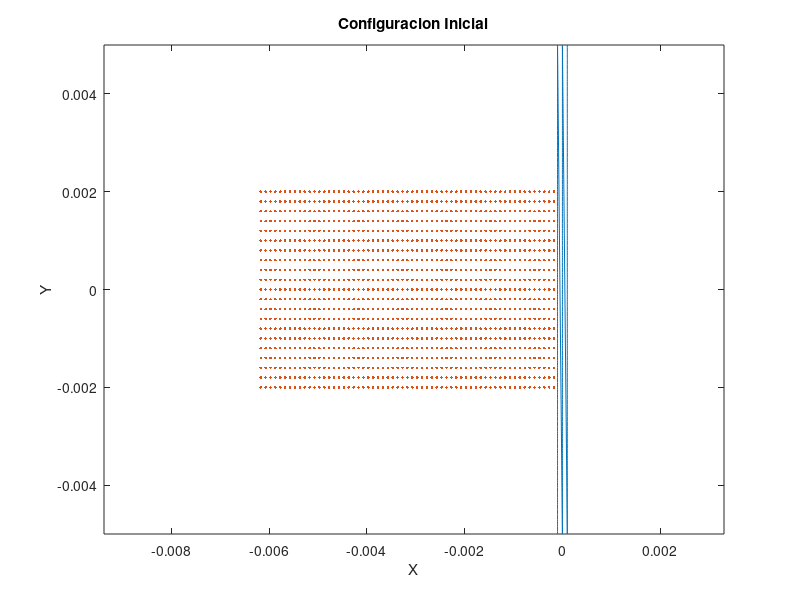

The MATLAB script that drew this image: (Note: this script raises an error after producing the figure.)
%% Bullet_Impact
%
% Simulacion de impacto
%
% Version 1
%
% Marzo 18 - 2015
%
% Author: *J. Camilo Alfonso R.*
%
% Codigo basado en rutinas de Ing. *Daniel Luna*
%
% Profesor Asesor: *Andres Gonzalez Mancera*
%
% _*Problema Especial IMEC*_
%
% Simulacion de impacto entre proyectil ductil y objetivo fragil
%
% Disponible en repositorio publico <https://github.com/JC-AlfonsoR/SPH.git SPH>
%
% _Se omiten tildes para evitar problemas de compatibilidad en ecoding_
clear all; clc; close all;
%% Definir Geometria del Objetivo
% Todas las unidades son dadas en el sistema internacional de unidades
%
% Se define las posiciones de las particulas que conforman el objetivo
%
% Geometria del objetivo
T_dy = 0.5e-4; %    Separacion entre particulas
T_dx = T_dy*1;   %     
k = 7.0;   %    Constante para expandir radio de soporte
h = k*T_dx;  %    Radio de soporte

T_width = 0.0001;               % Ancho del objetivo
T_height = 0.005;              % Alto del objetivo
T_x = linspace(-T_width,T_width,3);
T_y = -T_height : T_dy : T_height;
[X,Y] = meshgrid(T_x, T_y);     % Matriz con la malla de las posiciones x,y para las particulas
Target = [X(:),Y(:)];           %   | x_1 , y_1 |   En esta matriz organiza    
                                %   | .   , .   |   todas las posiciones de las
                                %   | x_n , y_n |   particulas.
                                %   [T_np x 2]

T_np = size(Target,1);          % Numero de particulas en el objetivo

%% Asignacion de defectos puntuales en Objetivo
% Constantes para asginacion de fallas en basalto
m = 3;
k = 7;
T_V = T_dx*T_dy*1;    % Volumen infinitesimal

Nflaws = T_np*log(T_np);        % Numero de defectos puntuales a asignar
Nflaws = round(Nflaws);         
assign_flaws = randi(T_np,Nflaws,1,'uint32'); % [Nflaws x 1]
                                %  Nflaws numeros aleatorios entre 1 y T_np
[Flaws{1:T_np,1}] = deal([]);   %  Flaws [cell array] {T_np x 1}
                                %  Cell array con ''T_np matrices vacias
                                %  Cell de pre-alocacion para fallas
                                
for i = 1:Nflaws
    Flaws{assign_flaws(i),1}(size(Flaws{assign_flaws(i),1})+1) = ...
        (i/(k*T_V))^(1/m);
end
%%
% *assign_flaws*   [Nflaws x 1]    vector que contiene _Nflaws_ posiciones de
% las fallas a generar. Las posiciones estan dadas como numeros enteros en
% relacion al numero de cada particula.
% 
% *Flaws*       cell{T_np x 1}    Contiene _T_np_ matrices vacias que
% identifican las fallas para cada particula. *Flaws* se va llenando 
% de forma aleatoria con las posiciones que indica _assing_flaws_. La
% primera vez que se pasa por una amtriz de Flaws, le asigna el numero
% (i/(k*V))^(1/m) formando una matriz 1x1. La segunda vez que se pasa por
% la misma matriz, aumenta la dimension de la matriz en una sola direccion
% para asignar otro numero. Asi, si semi-aleatoriamente, el numero _k_
% aparecio _n_ veces de _assign_flaws_, la celda _Flaws_ en su posicion _k_
% debe contener una matriz nx1 con numeros asignados. Los numeros asignados
% corresponden a las deformaciones de activacion para los defectos
% puntuales de cada particula

%% Constantes del Material Objetivo
% Todas las unidades estan en el sistema internacional de unidades
T_rho = 7850;               %Densidad volumetrica del objetivo
T_m0 = T_dx*T_dy*T_rho;     %Masa de una particula

%Parametros de Huggoniot
T_ss = 4699;
T_C = 3630;
T_S = 1800;

%Parametros de XSPH
T_gamma = 1.81;
T_alpha = 0.5;
T_beta = 0.5;
T_eta = 0.01;
T_eps = 0.5;

%Parametros de Elasticidad
T_G = 8e10;         % Modulo de cortante
T_Y0 = 6e20;         % Esfuerzo de fluencia % Cambio de e8 a e20
T_E = T_ss^2*T_rho;   % Modulo de Young

%% Definir Geometria del Proyectil
% Se definen las posiciones de las particulas que conforman el proyectil.
%
% Se asume que el proyectil se mueve en la direccion horizontal.
%
% Proyectil rectangular
%
s_x = h/5;             % Separacion en x entre proyectil y objetivo
B_width = 0.003;    % Ancho del proyectil
B_height = 0.002;  % Alto del proyectil
B_x0 = min(Target(:,1))-B_width-s_x;
B_y0 = mean(Target(:,2)); % Posiciones de referencia para el objetivo
B_dx = 1e-4;            % Separacion entre particulas del proyectil
B_dy = 2e-4;

B_x = [-B_width : B_dx : B_width] + B_x0;
B_y = [-B_height : B_dy : B_height] + B_y0;
[X,Y] = meshgrid(B_x,B_y);  % Matrices con la malla para las posiciones 
                            % de la particulas en el proyectil
Bullet = [X(:),Y(:)];       % Posicion de las particulas en el pryectil
B_np = size(Bullet,1);      % Numero de particulas en el proyectil
%}
%%
% Proyectil redondo
%{
s_x = h/5;         % separacion en x entre proyectil y objetivo
B_dr = 1e-4;        % Variacion en el radio del proyectil
B_rmax = 0.002;  % Radio maximo del proyectil
B_r = B_dr:B_dr:B_rmax; % Valores del radio en el proyectil
n_theta = 18*2;         % Numero de puntos a considerar en el angulo
B_theta = linspace(0,2*pi,n_theta); % Valores del angulo
B_cx = min(Target(:,1)) - B_rmax - s_x; % Centro del proyectil
B_cy = mean(Target(:,2));
B_np = length(B_r)*length(B_theta); %Numero de particulas en el proyectil
Bullet = zeros(B_np,2); % Posiciones x,y de las particulas en el proyectil
for i = 1:length(B_r)
    for j = 1:length(B_theta)
        Bullet((i-1)*n_theta+j,:) = [B_r(i)*cos(B_theta(j))+B_cx,...
            B_r(i)*sin(B_theta(j))+B_cy];
    end
end
%}
%
%% Constantes del Material Proyectil
% Por el momento estas magnitudes corresponden a las mismas del objetivo
%
% **Consultar Propiedades para algun metal y reemplazaralas**
B_rho = 7850;               %Densidad volumetrica del objetivo
%B_m0 = pi*B_dr^2*B_rho;     %Masa de una particula -Cilindrico
B_m0 = B_dx*B_dy*B_rho;
%B_V = pi*B_dr^2*1; % Circular
B_V = B_dx*B_dy;
%Parametros de Huggoniot
B_ss = 4699;
B_C = 3630;
B_S = 1800;

%Parametros de XSPH
B_gamma = 1.81;
B_alpha = 0.5;
B_beta = 0.5;
B_eta = 0.01;
B_eps = 0.5;

%Parametros de Elasticidad
B_G = 8e10;             % Modulo de cortante
B_Y0 = 6e8;             % Esfuerzo de fluencia
B_E = T_ss^2*T_rho;     % Modulo de Young


%% Alocacion de Matrices Requeridas para calculos
N_part = T_np + B_np; % Numero total de particulas

Particles = [Target;Bullet];    % Posiciones de particulas
V1 = zeros(N_part,1);   % Velocidad en la direccion 1
V2 = zeros(N_part,1);   
dV1 = zeros(N_part,1);  % Derivada total de V1
dV2 = zeros(N_part,1);  
    dv1dx1 = zeros(N_part,1); 
    dv1dx2 = zeros(N_part,1);   % Derivada de V1 en direccion 2
    dv2dx1 = zeros(N_part,1);
    dv2dx2 = zeros(N_part,1);
P = zeros(N_part,1);    % Presion Hidrostatica

Tau11 = zeros(N_part,1);
Tau12 = zeros(N_part,1);    % Esfuerzos en cara 1 con direccion 2
Tau21 = zeros(N_part,1);
Tau22 = zeros(N_part,1);
    dTau11 = zeros(N_part,1);
    dTau12 = zeros(N_part,1); % Derivada de esfuerzos en cara 1 con dir 2
    dTau21 = zeros(N_part,1);
    dTau22 = zeros(N_part,1);
    
eps11 = zeros(N_part,1);
eps12 = zeros(N_part,1);    % Deformacion unitaria en cara 1 con dir 2
eps21 = zeros(N_part,1);
eps22 = zeros(N_part,1);

E_int = zeros(N_part,1);        % Energia Interna
    dE_int = zeros(N_part,1);   % Derivada de Energia Interna

%% Asignacion Selectiva de Propiedades
% Hay que revisar esta matrices porque las propiedades deben inicializarse
% de acuerdo al _tipo de las particulas_, es decir que se deben asignar
% propiedades diferentes a las particulas del *objetivo* y a las particulas
% del *proyectil*
M = zeros(N_part,1);        % Masa de las particulas
M(1:T_np) = ones(T_np,1)*T_V*T_rho; % Particulas del objetivo
M(T_np+1:end) = ones(B_np,1)*B_V*B_rho; % Particulas del proyectil

cs = zeros(N_part,1);       % Velocidad del sonido
cs(1:T_np) = ones(T_np,1)*T_ss;
cs(T_np+1:end) = ones(B_np,1)*B_ss;

Rho = zeros(N_part,1);      % Densidad
Rho(1:T_np) = ones(T_np,1)*T_rho; 
Rho(T_np+1:end) = ones(B_np,1)*B_rho; 
    
    dRho = zeros(N_part,1); % Derivada de la densidad
    
D = zeros(N_part,1);        % Damage

%% Asignacion de condiciones iniciales
V_1 = 30;
%rr = randint(50,1,[1,T_np]);
V1(T_np+1:N_part) = V_1; % Velocidad inicial del Bullet
%
%% Representacion de condiciones iniciales
figure(1)
plot(Target(:,1),Target(:,2),Bullet(:,1),Bullet(:,2),...
    'Marker', '.', 'LineStyle','none')
title('Configuracion Inicial')
xlabel('X'); ylabel('Y'); axis('equal')
%% Inicio de Simulacion
%
display('~~~~~~~~~~~~~~~~~~~~~~~~~~~~~');
display('   Inicio de la simulacion')
display('~~~~~~~~~~~~~~~~~~~~~~~~~~~~~')

t = 0;  %Tiempo Inicial
dt = max(h/cs)/2; % Paso de tiempo
                % El paso de tiempo se define de esta forma para que la
                % simulacion sea capaz de detectar el fenomeno mas rapido
                % al que sea sensible el problema
                % La definicion correcta es 
                % min(h/cs)
                % pero lo ejecuta con max para que dt sea diferente de 0 y
                % la simulacion no sea muy larga
tf = 0.5e-6*20; % Tiempo final
steps = round(tf/dt);  % Numero de pasos

%%
% Matrices para guardar informacion de la simulacion
n_m = round(20/100*steps);     % Numero de datos para muestreo

Coordenadas = zeros(N_part,n_m);
Velocidad1 = zeros(N_part,n_m);
Velocidad2 = zeros(N_part,n_m);
Presion = zeros(N_part,n_m);
Esfuerzos11 = zeros(N_part,n_m);
Esfuerzos12 = zeros(N_part,n_m);
Esfuerzos21 = zeros(N_part,n_m);
Esfuerzos22 = zeros(N_part,n_m);
Densidad = zeros(N_part,n_m);

%% Repulsion en la frontera
n1 = 12;
n2 = 4;
D_repulsion  = 5;
r0_repulsion = 2*h;
%% Recorrido principal en el tiempo
fprintf('Numero de Pasos = %d\n',steps)
for ti = 1:steps
    %fprintf('%d..',ti);
    
    
    %% Busqueda de Vecinos
    %
    % *Nearpart*        cell {N_part x 1}:
    % En el compartimiento _i_ de *Nearpart*, se encuentra un vector [1 x n] 
    % que contiene los indices de las n particulas vecinas a la particula
    % de identidad _i_.
    %
    % *Dist*        cell {Npart x 1}:
    % En el compartimiento _i_ de *Dist*, se encuentra un vector [1 x n] que 
    % contiene la distancia _r_n_ a la que se encuentra cada una de las
    % _n_ particulas vecinas de la particula _i_.
    [Nearpart,Dist] = rangesearch(Particles,Particles,h);
    
    %
    % Se genera el _cell_ para el kernel *kern*. Este cell tiene las mismas
    % dimensiones que el cell _Dist_, con la diferencia que todos los
    % valores son _0_
    kern = cellfun(@(x) x*0, Dist, 'un', 0);
        dkernx = kern;  %Inicializar en 0 las derivadas del kernel
        dkerny = kern;
    
    % Usando las funciones kern1, dkernx1 y dkerny1 se calcula el kernel
    % y las derivadas del kernel x-y evaluadas en las particulas vecinas 
    % de cada una de las particulas del dominio.
    
    %% Recorrido en las particulas del Target
    for i = 1:T_np
        kern{i} = kern1(Dist{i},h);
        dkernx{i} = dkernx1(Dist{i}, h, Particles, Nearpart{i}, i);
        dkerny{i} = dkerny1(Dist{i}, h, Particles, Nearpart{i}, i);
        
        %%%Calcular Presion hidrostatica con ecuacion de Mie-Gruniensen
        %
        %   Esta parte se puede hacer mas eficiente. De esta forma es
        %   ineficiente porque realiza validacion y asignacion para cada
        %   particula. Creo que si hago recorridos independientes para las
        %   particulas del objetivo y del proyectil, solo hago dos
        %   asignaciones y ninguna verificacion.
        P(i) = EOSmie(E_int(i), T_rho, T_C, T_S, Rho(i), T_gamma);
        
        %%%Derivadas espaciales de las Velocidades
        [dv1dx1(i), dv1dx2(i), dv2dx1(i), dv2dx2(i)] = ...
            Velgradesp(Rho, M, V1, V2, dkernx{i}, dkerny{i},...
            Nearpart{i},i);
        
        %%%Deformacion unitaria
        [eps11(i), eps12(i), eps21(i), eps22(i)] = ...
            deform(dv1dx1(i), dv1dx2(i), dv2dx1(i), dv2dx2(i));
        
        %%%Derivadas de Esfuerzos Cortantes
        [dTau11(i), dTau12(i), dTau21(i), dTau22(i)] = ...
            devstresshooke(dv1dx2(i), dv2dx1(i),...
                Tau11(i), Tau12(i), Tau21(i), Tau22(i),...
                eps11(i), eps21(i), eps22(i), T_G);

        %%%Calcular Esfuerzos
        % No se puede hacer opearacion vectorizada porque el Tau
        % se corrgie con criterio de Von Mises 
        Tau11(i) = Tau11(i) + dTau11(i)*dt;
        Tau12(i) = Tau12(i) + dTau12(i)*dt;
        Tau21(i) = Tau21(i) + dTau21(i)*dt;
        Tau22(i) = Tau22(i) + dTau22(i)*dt;
        
        %%%Criterio de falla de Von Mises
        J = Tau11(i)^2 + 2*Tau12(i)*Tau21(i) + Tau22(i)^2;
        f = sqrt(2*T_Y0/3);
        if J > T_Y0*3/2
            scalar = f/sqrt(J);
            Tau11(i) = Tau11(i)*scalar;
            Tau12(i) = Tau12(i)*scalar;
            Tau21(i) = Tau21(i)*scalar;
            Tau22(i) = Tau22(i)*scalar;
        end
        
        %%%Damage
        % Damage solo aplica para las particulas del Target
        % Modificacion importante respecto al codigo de Daniel:
        % 
        % Cambio *if ei > length(Flaws{i}(j))* por 
        % *if ei > Flaws{i}(j)* Hago esta modificacion porque lo que se
        % necesita es contar cuantos defectos puntuales se activan
        %
        %Energia de activacion
        ei = J/((1-D(i))*T_E);
        
        % Recorrido en los defectos puntuales
        for j = 1:length(Flaws{i})
            count = 0;
            % Contar cuantos defectos se activan
            if ei > Flaws{i}(j)
                count = count + 1;
            end
        end
        
        % Damage depende del numero de fallas activas
        % Revisar refrencia de Damage, creo que este procedimiento no es
        % del todo correcto porque el Damage = 1 se alcanza solo cuando
        % todas los defectos estan activos. Entonces dberia ser algo de la
        % forma count/length(Flaws{i})
        %
        dD = Damageevol(Rho(i), M(i), cs(i)) * count;
        D(i) = dD^2*dt;
        
        % Escalar esfuerzos del material con el Damage
        Tau11(i) = Tau11(i)*(1-D(i));
        Tau12(i) = Tau12(i)*(1-D(i));
        Tau21(i) = Tau21(i)*(1-D(i));
        Tau22(i) = Tau22(i)*(1-D(i));
        

        %%%Ecuacion de la continuidad
        % Calcular la derivada de la densidad para una particula
        dRho(i) = derivadarho(M, V1, V2, ...
            dkernx{i}, dkerny{i}, Nearpart{i}, i);
    end
    
    %%%Avanzar la densidad en el tiempo
    Rho(1:T_np) = Rho(1:T_np) + dRho(1:T_np)*dt;
    
    for i = 1:T_np
       %%%Conservacion de Momentum
       [dV1(i),dV2(i)] = Momentumeq2d(Tau11, Tau12, Tau21, Tau22, P, Rho,...
           dkernx{i}, dkerny{i}, M, Nearpart{i}, i, cs, Dist{i}, Particles,...
           h, V1, V2);
       
       %%%%Conservacion de la Energia
       dE_int(i) = Deint(Tau11(i), Tau12(i), Tau21(i), Tau22(i), P, Rho,...
           dkernx{i}, dkerny{i}, M, Nearpart{i}, i, cs, Dist{i}, Particles,...
           h, V1, V2, eps11(i), eps12(i), eps21(i), eps22(i));
    end
    
    for i = 1:T_np
    %%Repulsion
       [ddV1,ddV2] = Repulsion_frontera(Particles, i, Nearpart, Dist,...
           D_repulsion, r0_repulsion, n1, n2, M);
       dV1 = dV1 + ddV1;
       dV2 = dV2 + ddV2;
       %[dV1, dV2] = [dV1, dV2] + [ddV1,ddV2];
    end
    
    %%%Avanzar la velocidad
    V1(1:T_np) = V1(1:T_np) + dV1(1:T_np)*dt;
    V2(1:T_np) = V2(1:T_np) + dV2(1:T_np)*dt;
    E_int(1:T_np) = E_int(1:T_np) + dE_int(1:T_np)*dt;
    
    %%%Correcciones
    for i = 1:T_np
        %%%Velocidad del sonido
        cs(i) = Miespeedofsound(E_int(i), T_rho, T_C, T_S,Rho(i), T_gamma);
        
        %%%XSPH
        [V1(i),V2(i)] = XSPH(Nearpart{i}, M, Rho, V1, V2, kern{i}, i);
    end
    
    % No muevo las particlas del target
    %Particles(1:T_np,:) = Particles(1:T_np,:) + ...
    %    [V1(1:T_np), V2(1:T_np)]*dt;
    
    % Hasta aca se tiene configurado completamente la simulacion para
    % las particulas del target
    
    %% Recorrido en las particulas del Bullet
    for i = T_np+1:N_part
        kern{i} = kern1(Dist{i},h);
        dkernx{i} = dkernx1(Dist{i}, h, Particles, Nearpart{i}, i);
        dkerny{i} = dkerny1(Dist{i}, h, Particles, Nearpart{i}, i);
        
        %%%Calcular Presion hidrostatica con ecuacion de Mie-Gruniensen
        %
        %   Esta parte se puede hacer mas eficiente. De esta forma es
        %   ineficiente porque realiza validacion y asignacion para cada
        %   particula. Creo que si hago recorridos independientes para las
        %   particulas del objetivo y del proyectil, solo hago dos
        %   asignaciones y ninguna verificacion.
        P(i) = EOSmie(E_int(i), B_rho, B_C, B_S, Rho(i), B_gamma);
        
        %%%Derivadas espaciales de las Velocidades
        [dv1dx1(i), dv1dx2(i), dv2dx1(i), dv2dx2(i)] = ...
            Velgradesp(Rho, M, V1, V2, dkernx{i}, dkerny{i},...
            Nearpart{i},i);
        
        %%%Deformacion unitaria
        [eps11(i), eps12(i), eps21(i), eps22(i)] = ...
            deform(dv1dx1(i), dv1dx2(i), dv2dx1(i), dv2dx2(i));
        
        %%%Derivadas de Esfuerzos Cortantes
        [dTau11(i), dTau12(i), dTau21(i), dTau22(i)] = ...
            devstresshooke(dv1dx2(i), dv2dx1(i),...
                Tau11(i), Tau12(i), Tau21(i), Tau22(i),...
                eps11(i), eps21(i), eps22(i), B_G);

        %%%Calcular Esfuerzos
        % No se puede hacer opearacion vectorizada porque el Tau
        % se corrgie con criterio de Von Mises 
        Tau11(i) = Tau11(i) + dTau11(i)*dt;
        Tau12(i) = Tau12(i) + dTau12(i)*dt;
        Tau21(i) = Tau21(i) + dTau21(i)*dt;
        Tau22(i) = Tau22(i) + dTau22(i)*dt;
        
        %%% Criterio de falla de Von Mises
        J = Tau11(i)^2 + 2*Tau12(i)*Tau21(i) + Tau22(i)^2;
        f = sqrt(2*B_Y0/3);
        if J > B_Y0*3/2
            scalar = f/sqrt(J);
            Tau11(i) = Tau11(i)*scalar;
            Tau12(i) = Tau12(i)*scalar;
            Tau21(i) = Tau21(i)*scalar;
            Tau22(i) = Tau22(i)*scalar;
        end
        
        %%%Damage
        % Damage NO aplica para las particulas del bullet
                 
        %%%Ecuacion de la continuidad
        % Calcular la derivada de la densidad para una particula
        dRho(i) = derivadarho(M, V1, V2, ...
            dkernx{i}, dkerny{i}, Nearpart{i}, i);
    end
    
    %%%Avanzar la densidad en el tiempo
    Rho(T_np+1:N_part) = Rho(T_np+1:N_part) + dRho(T_np+1:N_part)*dt;
    
    for i = T_np+1:N_part
       %%%Conservacion de Momentum
       [dV1(i),dV2(i)] = Momentumeq2d(Tau11, Tau12, Tau21, Tau22, P, Rho,...
           dkernx{i}, dkerny{i}, M, Nearpart{i}, i, cs, Dist{i}, Particles,...
           h, V1, V2);
       
             
       %%%Conservacion de la Energia
       dE_int(i) = Deint(Tau11(i), Tau12(i), Tau21(i), Tau22(i), P, Rho,...
           dkernx{i}, dkerny{i}, M, Nearpart{i}, i, cs, Dist{i}, Particles,...
           h, V1, V2, eps11(i), eps12(i), eps21(i), eps22(i));
    end 
    
    %%%Avanzar la velocidad
    V1(T_np+1:N_part) = V1(T_np+1:N_part) + dV1(T_np+1:N_part)*dt;
    V2(T_np+1:N_part) = V2(T_np+1:N_part) + dV2(T_np+1:N_part)*dt;
    E_int(T_np+1:N_part) = E_int(T_np+1:N_part) + dE_int(T_np+1:N_part)*dt;
    
    %%%Correcciones
    for i = T_np+1:N_part
        %%%Velocidad del sonido
        cs(i) = Miespeedofsound(E_int(i), B_rho, B_C, B_S,Rho(i), B_gamma);
        
        %%%XSPH
        [V1(i),V2(i)] = XSPH(Nearpart{i}, M, Rho, V1, V2, kern{i}, i);
    end
    Particles(T_np+1:N_part,:) = Particles(T_np+1:N_part,:) + ...
        [V1(T_np+1:N_part), V2(T_np+1:N_part)]*dt;
    Particles = real(Particles);
    
    
    %% Graficas
    
    
    if mod(ti-1,10)==0
        p = Nearpart{1300};
        
        %plot(Particles(:,1), Particles(:,2),'.b')
        subplot(2,1,1)
        scatter(Particles(:,1),Particles(:,2),10,V1,'filled')
        hold on
        scatter(Particles(p,1),Particles(p,2),30,'black')
        
        title('V1')
        caxis([-V_1/2,V_1])
        colorbar()
        xlim([-6e-3,2e-3])
        ylim([-4e-3,4e-3])
        %axis('equal')
        drawnow
        
        subplot(2,1,2)
        scatter(Particles(:,1),Particles(:,2),10,P,'filled')
        title('Presion')
        caxis([0,3e6])
        colorbar()
        xlim([-6e-3,2e-3])
        ylim([-4e-3,4e-3])
        %axis('equal')
        drawnow
    end
    
end

%% Comentarios JC
% 
% Situaciones por corregir:
% # Generacion de numero complejos
% Se estan generando coordenadas complejas en el arreglo _Particles_, pro
% el momento lo soluciono tomando solo la parte real de _Particles_.
% Tambien se estan generando complejos en _dE_int_ y otras derivadas
% # Propiedades de Materiales
% Se esta trabajndo unicamente con las propiedades del basalto. Falta
% consultar propiedades para un material comun en balas
%
%
%}
%}